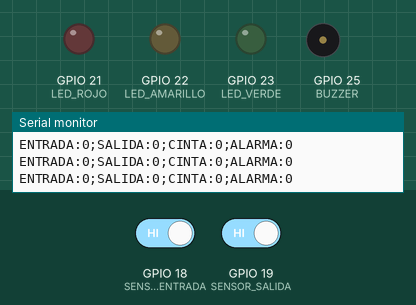
Recording of a sketch running on a simulated ESP32. Shown: output pins drawn as LEDs (lit = HIGH), buzzer (waves = sounding, pin HIGH), the last lines printed to the serial monitor. The inputs (shaded band) are chosen by the test bench; at power-on: GPIO 18 (SENSOR_ENTRADA) HIGH, GPIO 19 (SENSOR_SALIDA) HIGH.

Above: at 2.2 s.
2.3 s: GPIO 18 (SENSOR_ENTRADA) driven LOW
At 2.9 s:
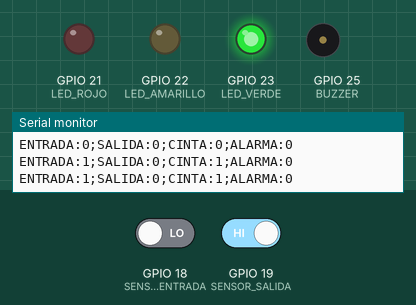
4.0 s: GPIO 19 (SENSOR_SALIDA) driven LOW
At 5.2 s:
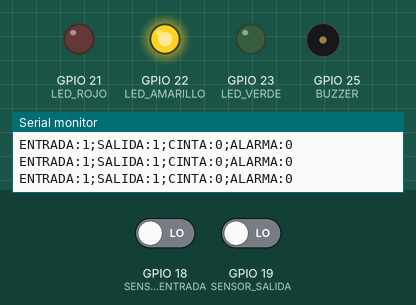
5.5 s: GPIO 19 (SENSOR_SALIDA) driven HIGH
At 6.5 s:
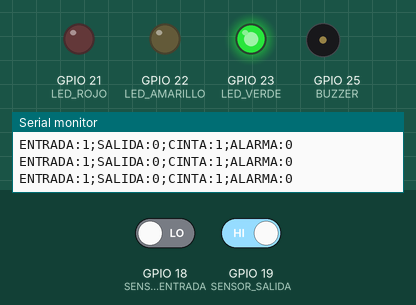
7.0 s: GPIO 18 (SENSOR_ENTRADA) driven HIGH
At 7.7 s:
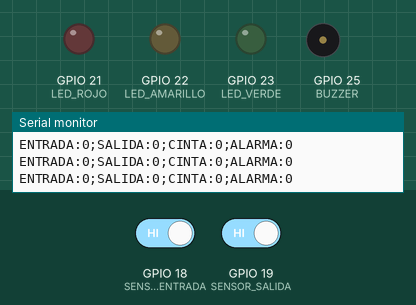
Timing chart, 0 to 9.5 s (numbered marks = the images above; inputs shaded):
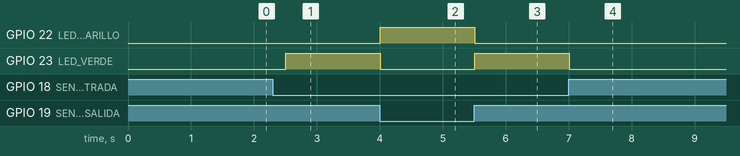

Measured:
- after the input at 2.3 s, GPIO 23 (LED_VERDE): LOW → HIGH after 0.20 s
- after the input at 4.0 s, GPIO 22 (LED_AMARILLO): LOW → HIGH at once; GPIO 23 (LED_VERDE): HIGH → LOW at once
- after the input at 5.5 s, GPIO 22 (LED_AMARILLO): HIGH → LOW at once; GPIO 23 (LED_VERDE): LOW → HIGH at once
- after the input at 7.0 s, GPIO 23 (LED_VERDE): HIGH → LOW at once

The sketch:

codigo_esp32.ino
```cpp
// ================================
// Proyecto IoT - Cinta Transportadora ESP32
// Estudiante: Benjamin Pozo
// 2 sensores + 3 LEDs + buzzer
// ================================

// Sensores
const int SENSOR_ENTRADA = 18;
const int SENSOR_SALIDA  = 19;

// LEDs
const int LED_VERDE    = 23;
const int LED_AMARILLO = 22;
const int LED_ROJO     = 21;

// Buzzer
const int BUZZER = 25;

// Si tus sensores dan LOW cuando detectan, déjalo en LOW.
// Si dan HIGH cuando detectan, cambia LOW por HIGH.
const int SENSOR_ACTIVO = LOW;

// LEDs conectados desde GPIO -> resistencia -> LED -> GND
const int LED_ON  = HIGH;
const int LED_OFF = LOW;

// Variables de estado
bool alarma = false;
bool contandoSalida = false;

unsigned long tiempoInicioSalida = 0;
const unsigned long TIEMPO_ALARMA = 5000; // 5 segundos

void setup() {
  Serial.begin(115200);
  delay(1000);

  pinMode(SENSOR_ENTRADA, INPUT);
  pinMode(SENSOR_SALIDA, INPUT);

  pinMode(LED_VERDE, OUTPUT);
  pinMode(LED_AMARILLO, OUTPUT);
  pinMode(LED_ROJO, OUTPUT);
  pinMode(BUZZER, OUTPUT);

  digitalWrite(LED_VERDE, LED_OFF);
  digitalWrite(LED_AMARILLO, LED_OFF);
  digitalWrite(LED_ROJO, LED_OFF);
  digitalWrite(BUZZER, LOW);

  Serial.println("ESP32 lista - Sistema IoT cinta transportadora");
}

void loop() {
  int lecturaEntrada = digitalRead(SENSOR_ENTRADA);
  int lecturaSalida  = digitalRead(SENSOR_SALIDA);

  int entrada = 0;
  int salida = 0;

  if (lecturaEntrada == SENSOR_ACTIVO) {
    entrada = 1;
  }

  if (lecturaSalida == SENSOR_ACTIVO) {
    salida = 1;
  }

  // Temporizador de alarma
  if (salida == 1) {
    if (contandoSalida == false) {
      tiempoInicioSalida = millis();
      contandoSalida = true;
      alarma = false;
    }

    if (millis() - tiempoInicioSalida >= TIEMPO_ALARMA) {
      alarma = true;
    }
  } else {
    contandoSalida = false;
    alarma = false;
  }

  // Control de LEDs y buzzer
  if (alarma == true) {
    // Estado de alarma: solo rojo + buzzer
    digitalWrite(LED_VERDE, LED_OFF);
    digitalWrite(LED_AMARILLO, LED_OFF);
    digitalWrite(LED_ROJO, LED_ON);
    digitalWrite(BUZZER, HIGH);
  }
  else if (salida == 1) {
    // Objeto detectado en salida: solo amarillo
    digitalWrite(LED_VERDE, LED_OFF);
    digitalWrite(LED_AMARILLO, LED_ON);
    digitalWrite(LED_ROJO, LED_OFF);
    digitalWrite(BUZZER, LOW);
  }
  else if (entrada == 1) {
    // Objeto detectado en entrada: solo verde
    digitalWrite(LED_VERDE, LED_ON);
    digitalWrite(LED_AMARILLO, LED_OFF);
    digitalWrite(LED_ROJO, LED_OFF);
    digitalWrite(BUZZER, LOW);
  }
  else {
    // Nada detectado: todo apagado
    digitalWrite(LED_VERDE, LED_OFF);
    digitalWrite(LED_AMARILLO, LED_OFF);
    digitalWrite(LED_ROJO, LED_OFF);
    digitalWrite(BUZZER, LOW);
  }

  int cinta = 0;

  if (entrada == 1 && salida == 0 && alarma == false) {
    cinta = 1;
  }

  // Enviar datos al panel web
  Serial.print("ENTRADA:");
  Serial.print(entrada);

  Serial.print(";SALIDA:");
  Serial.print(salida);

  Serial.print(";CINTA:");
  Serial.print(cinta);

  Serial.print(";ALARMA:");
  Serial.println(alarma ? 1 : 0);

  delay(300);
}
```
